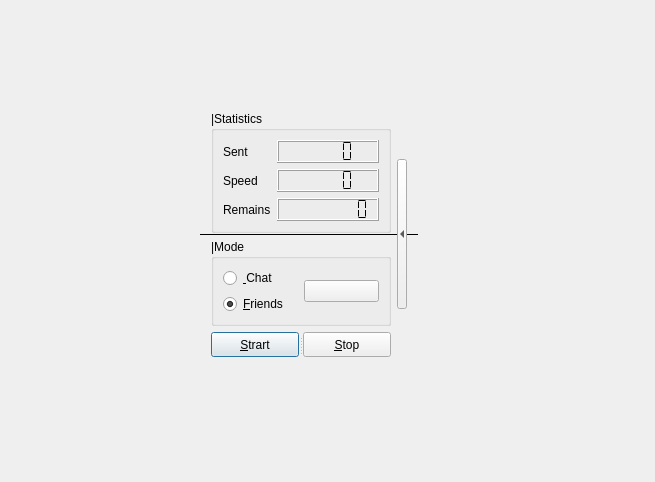
<?xml version="1.0" encoding="UTF-8"?>
<ui version="4.0">
 <class>Dialog</class>
 <widget class="QDialog" name="Dialog">
  <property name="geometry">
   <rect>
    <x>0</x>
    <y>0</y>
    <width>655</width>
    <height>482</height>
   </rect>
  </property>
  <property name="windowTitle">
   <string>Dialog</string>
  </property>
  <widget class="QFrame" name="toolBox">
   <property name="enabled">
    <bool>true</bool>
   </property>
   <property name="geometry">
    <rect>
     <x>200</x>
     <y>100</y>
     <width>218</width>
     <height>268</height>
    </rect>
   </property>
   <property name="frameShape">
    <enum>QFrame::HLine</enum>
   </property>
   <widget class="QWidget" name="">
    <property name="geometry">
     <rect>
      <x>11</x>
      <y>11</y>
      <width>196</width>
      <height>246</height>
     </rect>
    </property>
    <layout class="QHBoxLayout" name="horizontalLayout">
     <item>
      <layout class="QVBoxLayout" name="verticalLayout">
       <item>
        <widget class="QGroupBox" name="groupBox_4">
         <property name="sizePolicy">
          <sizepolicy hsizetype="Fixed" vsizetype="Fixed">
           <horstretch>0</horstretch>
           <verstretch>0</verstretch>
          </sizepolicy>
         </property>
         <property name="maximumSize">
          <size>
           <width>185</width>
           <height>156</height>
          </size>
         </property>
         <property name="title">
          <string>|Statistics</string>
         </property>
         <layout class="QFormLayout" name="formLayout">
          <item row="0" column="0">
           <widget class="QLabel" name="label_6">
            <property name="toolTip">
             <string/>
            </property>
            <property name="text">
             <string>Sent</string>
            </property>
           </widget>
          </item>
          <item row="0" column="1">
           <widget class="QLCDNumber" name="lcdNumber_sent">
            <property name="toolTip">
             <string>&lt;html&gt;&lt;head/&gt;&lt;body&gt;&lt;p&gt;&lt;span style=&quot; font-size:10pt;&quot;&gt;Число отправленных сообщений&lt;/span&gt;&lt;/p&gt;&lt;/body&gt;&lt;/html&gt;</string>
            </property>
            <property name="whatsThis">
             <string>Количество отправленных сообщений (или писем)</string>
            </property>
            <property name="segmentStyle">
             <enum>QLCDNumber::Flat</enum>
            </property>
           </widget>
          </item>
          <item row="1" column="0">
           <widget class="QLabel" name="label_8">
            <property name="toolTip">
             <string/>
            </property>
            <property name="text">
             <string>Speed</string>
            </property>
           </widget>
          </item>
          <item row="1" column="1">
           <widget class="QLCDNumber" name="lcdNumber_speed">
            <property name="toolTip">
             <string>&lt;html&gt;&lt;head/&gt;&lt;body&gt;&lt;p&gt;&lt;span style=&quot; font-size:10pt;&quot;&gt;Скорость отправки&lt;/span&gt;&lt;/p&gt;&lt;/body&gt;&lt;/html&gt;</string>
            </property>
            <property name="whatsThis">
             <string>Скорость отправки сообщений (писем) штук в секунду.</string>
            </property>
            <property name="segmentStyle">
             <enum>QLCDNumber::Flat</enum>
            </property>
           </widget>
          </item>
          <item row="2" column="0">
           <widget class="QLabel" name="label_7">
            <property name="toolTip">
             <string/>
            </property>
            <property name="text">
             <string>Remains</string>
            </property>
           </widget>
          </item>
          <item row="2" column="1">
           <widget class="QLCDNumber" name="lcdNumber_last">
            <property name="sizePolicy">
             <sizepolicy hsizetype="Minimum" vsizetype="Minimum">
              <horstretch>0</horstretch>
              <verstretch>0</verstretch>
             </sizepolicy>
            </property>
            <property name="toolTip">
             <string>&lt;html&gt;&lt;head/&gt;&lt;body&gt;&lt;p&gt;&lt;span style=&quot; font-size:10pt;&quot;&gt;Оставшееся время до конца рассылки&lt;/span&gt;&lt;/p&gt;&lt;/body&gt;&lt;/html&gt;</string>
            </property>
            <property name="whatsThis">
             <string>Оставшееся время до завершения рассылки.</string>
            </property>
            <property name="digitCount">
             <number>8</number>
            </property>
            <property name="segmentStyle">
             <enum>QLCDNumber::Flat</enum>
            </property>
           </widget>
          </item>
         </layout>
        </widget>
       </item>
       <item>
        <widget class="QGroupBox" name="groupBox_2">
         <property name="sizePolicy">
          <sizepolicy hsizetype="Fixed" vsizetype="Fixed">
           <horstretch>0</horstretch>
           <verstretch>0</verstretch>
          </sizepolicy>
         </property>
         <property name="maximumSize">
          <size>
           <width>185</width>
           <height>125</height>
          </size>
         </property>
         <property name="title">
          <string>|Mode</string>
         </property>
         <property name="flat">
          <bool>false</bool>
         </property>
         <layout class="QGridLayout" name="gridLayout">
          <item row="0" column="0">
           <widget class="QRadioButton" name="radioButtonChat">
            <property name="toolTip">
             <string>&lt;html&gt;&lt;head/&gt;&lt;body&gt;&lt;p&gt;&lt;span style=&quot; font-size:10pt;&quot;&gt;Режим рассылки в чат&lt;/span&gt;&lt;/p&gt;&lt;/body&gt;&lt;/html&gt;</string>
            </property>
            <property name="whatsThis">
             <string>Выбор режима рассылки в чат</string>
            </property>
            <property name="text">
             <string>&amp; Chat</string>
            </property>
           </widget>
          </item>
          <item row="0" column="1" rowspan="2">
           <widget class="QPushButton" name="pushButtonconfig">
            <property name="toolTip">
             <string>&lt;html&gt;&lt;head/&gt;&lt;body&gt;&lt;p&gt;&lt;span style=&quot; font-size:10pt;&quot;&gt;Настройки программы&lt;/span&gt;&lt;/p&gt;&lt;/body&gt;&lt;/html&gt;</string>
            </property>
            <property name="text">
             <string/>
            </property>
            <property name="icon">
             <iconset resource="resource.qrc">
              <normaloff>:/res/config.png</normaloff>:/res/config.png</iconset>
            </property>
            <property name="iconSize">
             <size>
              <width>30</width>
              <height>30</height>
             </size>
            </property>
           </widget>
          </item>
          <item row="1" column="0">
           <widget class="QRadioButton" name="radioButtonFav">
            <property name="toolTip">
             <string>&lt;html&gt;&lt;head/&gt;&lt;body&gt;&lt;p&gt;&lt;span style=&quot; font-size:10pt;&quot;&gt;Режим рассылки для поклонников&lt;/span&gt;&lt;/p&gt;&lt;/body&gt;&lt;/html&gt;</string>
            </property>
            <property name="whatsThis">
             <string>Выбор режима рассылки по поклонникам</string>
            </property>
            <property name="text">
             <string>&amp;Friends</string>
            </property>
            <property name="checked">
             <bool>true</bool>
            </property>
           </widget>
          </item>
         </layout>
        </widget>
       </item>
       <item>
        <widget class="QSplitter" name="splitter">
         <property name="orientation">
          <enum>Qt::Horizontal</enum>
         </property>
         <widget class="QPushButton" name="pushButtonStart">
          <property name="toolTip">
           <string>&lt;html&gt;&lt;head/&gt;&lt;body&gt;&lt;p&gt;&lt;span style=&quot; font-size:10pt;&quot;&gt;Запуск рассылки&lt;/span&gt;&lt;/p&gt;&lt;/body&gt;&lt;/html&gt;</string>
          </property>
          <property name="whatsThis">
           <string>Запуск рассылки</string>
          </property>
          <property name="text">
           <string>&amp;Strart</string>
          </property>
          <property name="autoDefault">
           <bool>true</bool>
          </property>
          <property name="default">
           <bool>true</bool>
          </property>
         </widget>
         <widget class="QPushButton" name="pushButtonStop">
          <property name="toolTip">
           <string>&lt;html&gt;&lt;head/&gt;&lt;body&gt;&lt;p&gt;&lt;span style=&quot; font-size:10pt;&quot;&gt;Остановить рассылку&lt;/span&gt;&lt;/p&gt;&lt;/body&gt;&lt;/html&gt;</string>
          </property>
          <property name="whatsThis">
           <string>Остановка рассылки</string>
          </property>
          <property name="text">
           <string>&amp;Stop</string>
          </property>
         </widget>
        </widget>
       </item>
      </layout>
     </item>
     <item>
      <widget class="QToolButton" name="toolButton">
       <property name="maximumSize">
        <size>
         <width>10</width>
         <height>150</height>
        </size>
       </property>
       <property name="toolTip">
        <string>&lt;html&gt;&lt;head/&gt;&lt;body&gt;&lt;p&gt;&lt;span style=&quot; font-size:10pt;&quot;&gt;Скрыть панель инструментов&lt;/span&gt;&lt;/p&gt;&lt;/body&gt;&lt;/html&gt;</string>
       </property>
       <property name="styleSheet">
        <string notr="true"/>
       </property>
       <property name="arrowType">
        <enum>Qt::LeftArrow</enum>
       </property>
      </widget>
     </item>
    </layout>
   </widget>
  </widget>
 </widget>
 <resources>
  <include location="resource.qrc"/>
 </resources>
 <connections/>
</ui>
